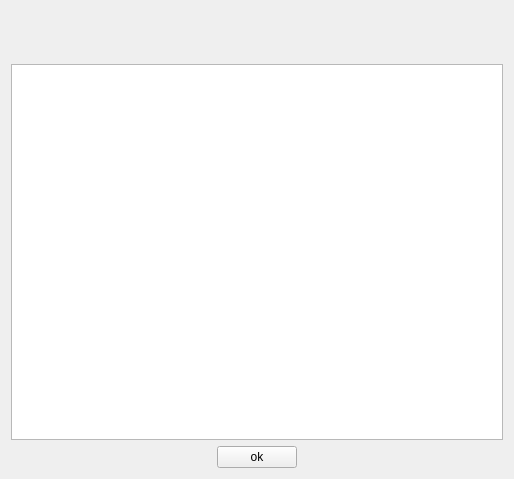
<?xml version="1.0" encoding="UTF-8"?>
<ui version="4.0">
 <class>AboutView</class>
 <widget class="QWidget" name="AboutView">
  <property name="geometry">
   <rect>
    <x>0</x>
    <y>0</y>
    <width>514</width>
    <height>479</height>
   </rect>
  </property>
  <property name="windowTitle">
   <string>AboutView</string>
  </property>
  <layout class="QVBoxLayout" name="verticalLayout">
   <property name="topMargin">
    <number>44</number>
   </property>
   <item alignment="Qt::AlignHCenter">
    <widget class="QLabel" name="label_logo">
     <property name="text">
      <string/>
     </property>
    </widget>
   </item>
   <item>
    <widget class="QTextBrowser" name="textBrowser_content"/>
   </item>
   <item alignment="Qt::AlignHCenter">
    <widget class="QPushButton" name="btn_ok">
     <property name="minimumSize">
      <size>
       <width>60</width>
       <height>0</height>
      </size>
     </property>
     <property name="text">
      <string>ok</string>
     </property>
    </widget>
   </item>
  </layout>
 </widget>
 <layoutdefault spacing="6" margin="11"/>
 <resources/>
 <connections/>
</ui>
